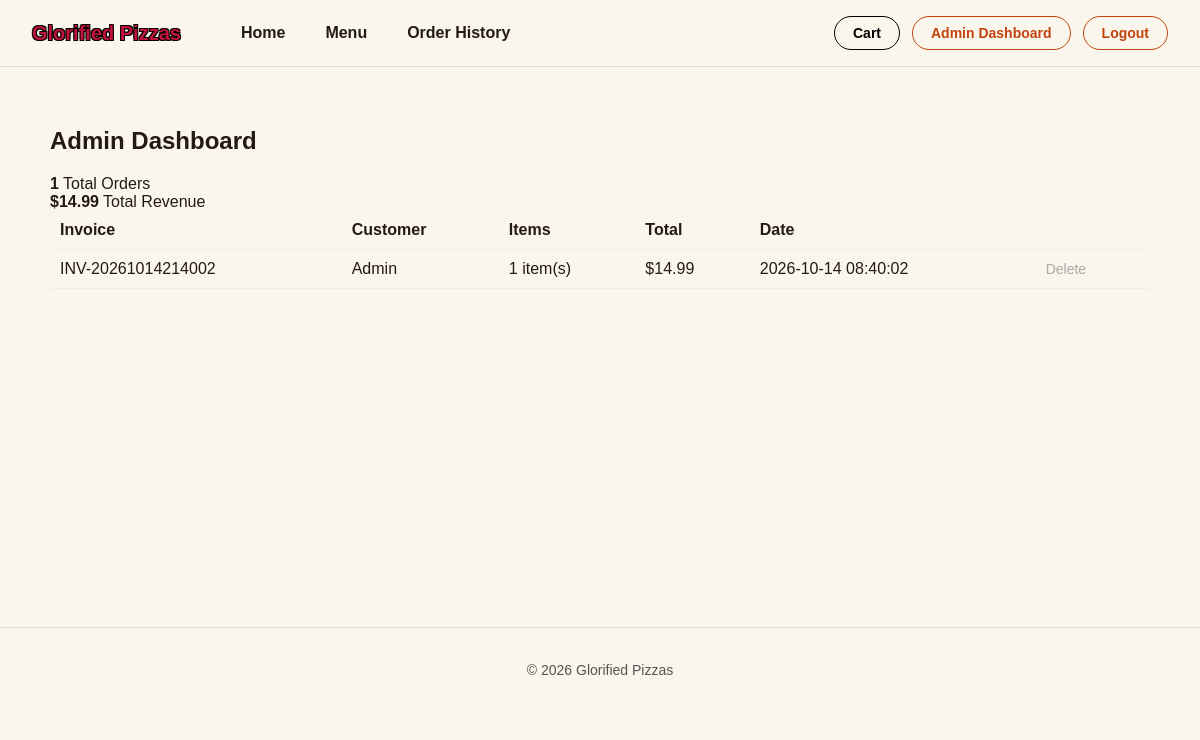
Before: /admin (signed in) with the older database file.
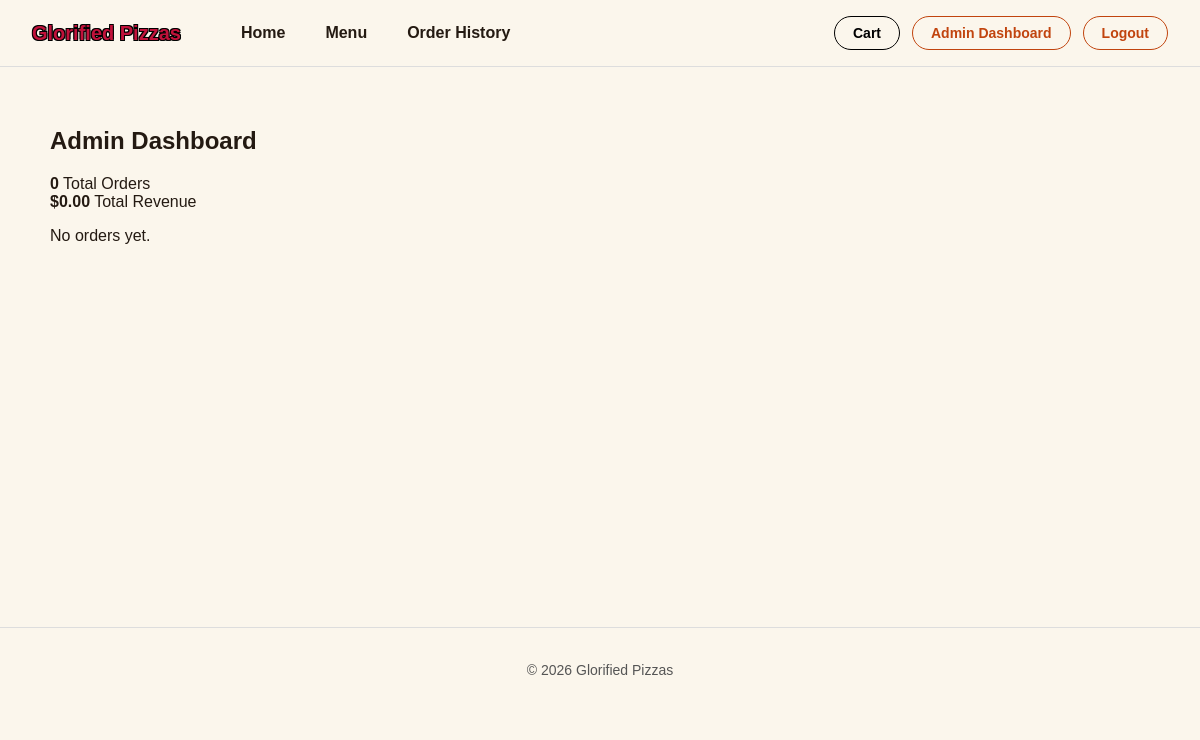
After: the same page with the newer database file.
### tables this page shows
CREATE TABLE orders (
                order_id INTEGER PRIMARY KEY AUTOINCREMENT,
                invoice_number TEXT,
                customer_name TEXT,
                cart_items TEXT,
                total REAL,
                date TIMESTAMP DEFAULT CURRENT_TIMESTAMP
            );

### AS91897-AS91896-main/app.py (the view)
@app.route('/admin')
def admin_dashboard():
    if not session.get('is_admin'):
        flash('Please log in to view the admin dashboard.')
        return redirect(url_for('login'))
    with sqlite3.connect('pizza_shop.db') as conn:
        cursor = conn.cursor()
        cursor.execute('SELECT * FROM orders ORDER BY order_id DESC')
        rows = cursor.fetchall()
    orders = []
    revenue = 0
    for row in rows:
        orders.append({
            'order_id': row[0],
            'invoice_number': row[1],
            'customer_name': row[2],
            'cart_items': json.loads(row[3]),
            'total': row[4],
            'date': row[5]
        })
        revenue += row[4]
    return render_template('admin.html', orders=orders, order_count=len(orders), revenue=revenue)

### AS91897-AS91896-main/templates/admin.html (shortened to what this page needs)
{% extends "base.html" %}
{% block content %}
<h2>Admin Dashboard</h2>
<div class="admin-stats">
    <div class="stat-box">
        <strong>{{ order_count }}</strong>
        <span>Total Orders</span>
    </div>
    <div class="stat-box">
        <strong>${{ "%.2f"|format(revenue) }}</strong>
        <span>Total Revenue</span>
    </div>
</div>
{% if not orders %}
<p>No orders yet.</p>
{% else %}
<table class="checkout-table">
    <thead>
        <tr>
            <th>Invoice</th>
            <th>Customer</th>
            <th>Items</th>
            <th>Total</th>
            <th>Date</th>
            <th></th>
        </tr>
    </thead>
    <tbody>
        {% for order in orders %}
        <tr>
            <td>{{ order.invoice_number }}</td>
            <td>{{ order.customer_name }}</td>
            <td>{{ order.cart_items|length }} item(s)</td>
            <td>${{ "%.2f"|format(order.total) }}</td>
            <td>{{ order.date }}</td>
            <td>
                <form action="{{ url_for('admin_delete_order', order_id=order.order_id) }}" method="POST">
                    <button type="submit" class="cart-remove-btn">Delete</button>
                </form>
            </td>
        </tr>
        {% endfor %}
    </tbody>
</table>
{% endif %}
{% endblock %}

Changed rows visible on the page:
removed orders: invoice_number "INV-20261014214002", customer_name "Admin", cart_items|length "1", total "14.99", date "2026-10-14 08:40:02"
Other visible differences:
{{ order_count }}: "1" → "0"
{{ "%.2f"|format(revenue) }}: "14.99" → "0.00"
text no longer shown: "Invoice Customer Items Total Date"
text now shown: "No orders yet."
